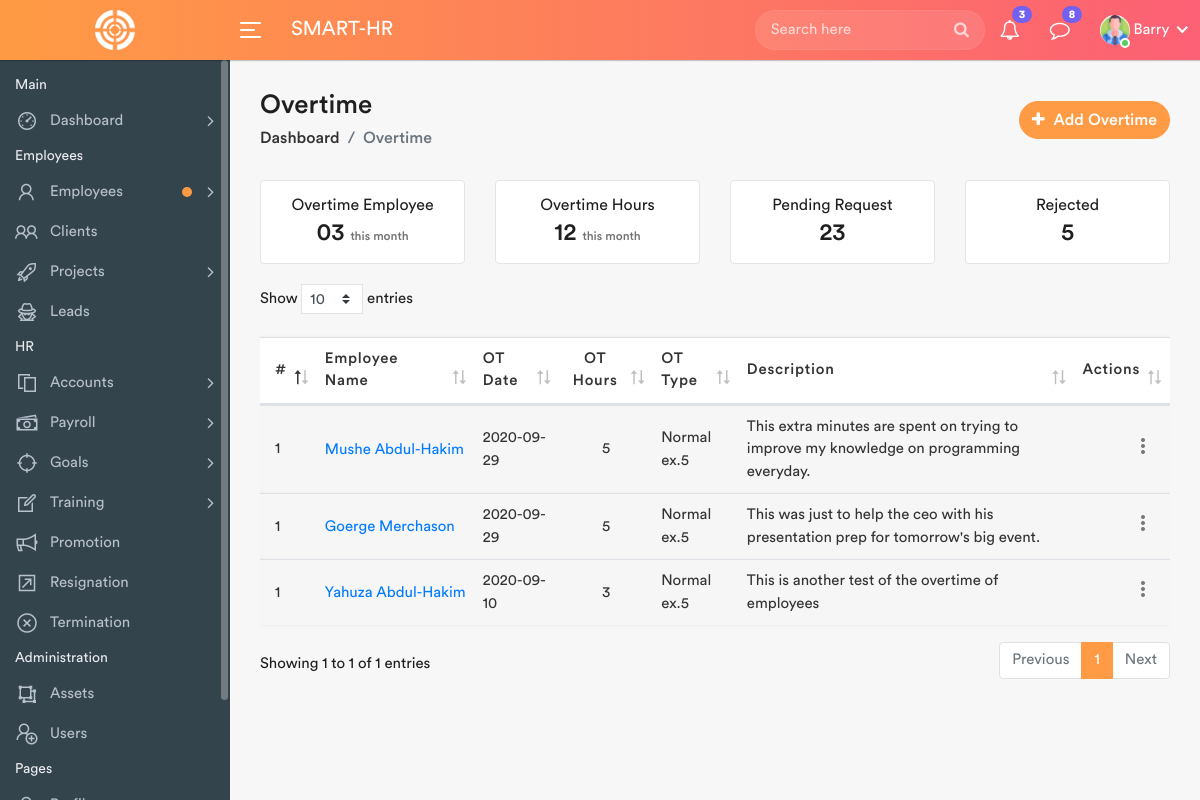
The page /overtime.php (signed in) on the database its author committed.
### tables this page shows
CREATE TABLE `users` (
  `id` int NOT NULL AUTO_INCREMENT,
  `FirstName` varchar(200) NOT NULL,
  `LastName` varchar(200) NOT NULL,
  `UserName` varchar(200) NOT NULL,
  `Email` varchar(100) NOT NULL,
  `Password` varchar(200) NOT NULL,
  `Phone` varchar(20) NOT NULL,
  `Address` varchar(200) NOT NULL,
  `Picture` varchar(255) NOT NULL,
  `dateTime` datetime NOT NULL DEFAULT CURRENT_TIMESTAMP,
  PRIMARY KEY (`id`),
  UNIQUE KEY `Email` (`Email`)
);

CREATE TABLE `overtime` (
  `id` int NOT NULL AUTO_INCREMENT,
  `Employee` varchar(200) NOT NULL,
  `OverTime_Date` date NOT NULL,
  `Hours` varchar(20) NOT NULL,
  `Type` varchar(200) NOT NULL,
  `Description` text NOT NULL,
  `dateTime` datetime NOT NULL DEFAULT CURRENT_TIMESTAMP,
  PRIMARY KEY (`id`)
);

### overtime.php (the view, shortened to what this page needs)
<?php
	include_once('includes/functions.php');
 ?>
<!DOCTYPE html>
<html lang="en">
    <head>
        <link rel="stylesheet" href="assets/css/bootstrap.min.css">
        <link rel="stylesheet" href="assets/css/font-awesome.min.css">
        <link rel="stylesheet" href="assets/css/line-awesome.min.css">
		<link rel="stylesheet" href="assets/css/dataTables.bootstrap4.min.css">
		<link rel="stylesheet" href="assets/css/select2.min.css">
		<link rel="stylesheet" href="assets/css/bootstrap-datetimepicker.min.css">
        <link rel="stylesheet" href="assets/css/style.css">
    </head>
    <body>
        <div class="main-wrapper">
            <?php include_once("includes/header.php");?>
            <?php include_once("includes/sidebar.php");?>
            <div class="page-wrapper">
                <div class="content container-fluid">
					<div class="page-header">
						<div class="row align-items-center">
							<div class="col">
								<h3 class="page-title">Overtime</h3>
								<ul class="breadcrumb">
									<li class="breadcrumb-item"><a href="index.php">Dashboard</a></li>
									<li class="breadcrumb-item active">Overtime</li>
								</ul>
							</div>
							<div class="col-auto float-right ml-auto">
								<a href="#" class="btn add-btn" data-toggle="modal" data-target="#add_overtime"><i class="fa fa-plus"></i> Add Overtime</a>
							</div>
						</div>
					</div>
					<div class="row">
						<div class="col-md-6 col-sm-6 col-lg-6 col-xl-3">
							<div class="stats-info">
								<h6>Overtime Employee</h6>
								<h4>03 <span>this month</span></h4>
							</div>
						</div>
						<div class="col-md-6 col-sm-6 col-lg-6 col-xl-3">
							<div class="stats-info">
								<h6>Overtime Hours</h6>
								<h4>12 <span>this month</span></h4>
							</div>
						</div>
						<div class="col-md-6 col-sm-6 col-lg-6 col-xl-3">
							<div class="stats-info">
								<h6>Pending Request</h6>
								<h4>23</h4>
							</div>
						</div>
						<div class="col-md-6 col-sm-6 col-lg-6 col-xl-3">
							<div class="stats-info">
								<h6>Rejected</h6>
								<h4>5</h4>
							</div>
						</div>
					</div>
					<div class="row">
						<div class="col-md-12">
							<div class="table-responsive">
								<table class="table table-striped custom-table mb-0 datatable">
									<thead>
										<tr>
											<th>#</th>
											<th>Employee Name</th>
											<th>OT Date</th>
											<th class="text-center">OT Hours</th>
											<th>OT Type</th>
											<th>Description</th>
											<th class="text-right">Actions</th>
										</tr>
									</thead>
									<?php
										$sql = "SELECT * FROM overtime";
										$query = $dbh->prepare($sql);
										$query->execute();
										$results=$query->fetchAll(PDO::FETCH_OBJ);
										$cnt=1;
										if($query->rowCount() > 0)
										{
										foreach($results as $row)
										{
									?>
									<tbody>
										<tr>
											<td>1</td>
											<td>
												<h2 class="table-avatar blue-link">
													<a href="profile.php"><?php echo htmlentities($row->Employee) ;?></a>
												</h2>
											</td>
											<td><?php echo htmlentities($row->OverTime_Date); ?></td>
											<td class="text-center"><?php echo htmlentities($row->Hours); ?></td>
											<td><?php echo htmlentities($row->Type); ?></td>
											<td><?php echo htmlentities($row->Description); ?></td>
											<td class="text-right">
												<div class="dropdown dropdown-action">
													<a href="#" class="action-icon dropdown-toggle" data-toggle="dropdown" aria-expanded="false"><i class="material-icons">more_vert</i></a>
												</div>
											</td>
										</tr>
									</tbody>
									<?php $cnt +=1; }} ?>
								</table>
							</div>
						</div>
					</div>
    </div>
            </div>
        </div>
    </body>
</html>

### includes/header.php (shortened to what this page needs)
<div class="header">
	<div class="header-left">
		<a href="index.php" class="logo">
			<img src="assets/img/logo.png" width="40" height="40" alt="">
		</a>
	</div>
	<a id="toggle_btn" href="javascript:void(0);">
		<span class="bar-icon">
			<span></span>
			<span></span>
			<span></span>
		</span>
	</a>
	<div class="page-title-box">
		<h3>SMART-HR</h3>
	</div>
	<ul class="nav user-menu">
		<li class="nav-item">
			<div class="top-nav-search">
				<form action="search.php">
					<input class="form-control" type="text" placeholder="Search here">
					<button class="btn" type="submit"><i class="fa fa-search"></i></button>
				</form>
			</div>
		</li>
		<li class="nav-item dropdown">
			<a href="#" class="dropdown-toggle nav-link" data-toggle="dropdown">
				<i class="fa fa-bell-o"></i> <span class="badge badge-pill">3</span>
			</a>
		</li>
		<li class="nav-item dropdown">
			<a href="#" class="dropdown-toggle nav-link" data-toggle="dropdown">
				<i class="fa fa-comment-o"></i> <span class="badge badge-pill">8</span>
			</a>
		</li>
		<?php
		$sql = "SELECT * from users";
		$query = $dbh -> prepare($sql);
		$query->execute();
		$result=$query->fetch(PDO::FETCH_OBJ);
		?>
		<li class="nav-item dropdown has-arrow main-drop">
			<a href="#" class="dropdown-toggle nav-link" data-toggle="dropdown">
				<span class="user-img"><img src="./profiles/<?php echo htmlentities($result->Picture);?>" alt="User Picture">
				<span class="status online"></span></span>
				<span><?php echo htmlentities(ucfirst($_SESSION['userlogin']));?></span>
			</a>
		</li>
	</ul>
</div>

### rows shown on the page
users: Picture (picture)
overtime: Employee "Mushe Abdul-Hakim", OverTime_Date "2020-09-29", Hours "5", Type "Normal ex.5", Description "This extra minutes are spent on trying to improve my knowledge on programming everyday."
overtime: Employee "Goerge Merchason", OverTime_Date "2020-09-29", Hours "5", Type "Normal ex.5", Description "This was just to help the ceo with his presentation prep for tomorrow's big event."
overtime: Employee "Yahuza Abdul-Hakim", OverTime_Date "2020-09-10", Hours "3", Type "Normal ex.5", Description "This is another test of the overtime of employees"

### other values the page prints
$_SESSION['userlogin'] "Barry"
